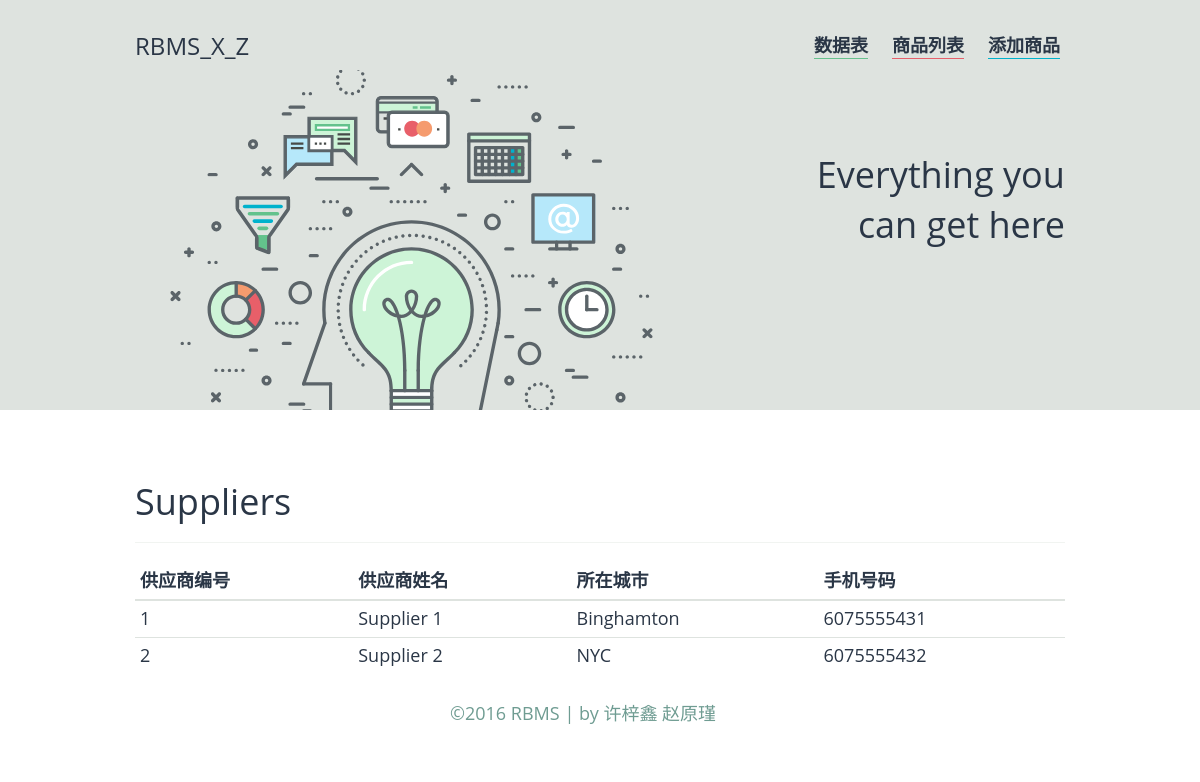
Page /demo/show_suppliers.php on the committed database.
### tables this page shows
CREATE TABLE `suppliers` (
  `sid` int(11) NOT NULL AUTO_INCREMENT,
  `sname` varchar(15) NOT NULL,
  `city` varchar(15) DEFAULT NULL,
  `telephone_no` char(10) DEFAULT NULL,
  PRIMARY KEY (`sid`),
  UNIQUE KEY `sname` (`sname`)
);

### demo/show_suppliers.php (the view, shortened to what this page needs)
<?php
	include 'head.php';
?>
<table class="table table-condensed">
   <div>
   <thead>
   <div class="page-header">
   <h2>Suppliers</h2>
   </div>
    </div>
      <tr>
         <th>供应商编号</th><th>供应商姓名</th><th>所在城市</th><th>手机号码</th>
      </tr>
   <?php
      require_once('conn.php');
      $query = "select sid,sname,city,telephone_no from suppliers";
      $res = mysql_query($query, $conn) or die(mysql_error());
      $row = mysql_num_rows($res);
      if($row)
      {
      for($i=0;$i<$row;$i++)
      {
      $dbrow=mysql_fetch_array($res);
      $sid=$dbrow['sid'];
      $sname=$dbrow['sname'];
      $city=$dbrow['city'];
      $telephone_no=$dbrow['telephone_no'];
      echo"<tr>
      <td>".$sid."</td>
      <td>".$sname."</td>
      <td>".$city."</td>
      <td>".$telephone_no."</td>
      </tr>";
}
}
?>
</table>
<?php include 'footer.php'; ?>

### demo/css/style.css (style rules this page uses)
body { font-family: 'Open Sans','Helvetica Neue',Arial,'Hiragino Sans GB','Microsoft YaHei','WenQuanYi Micro Hei',sans-serif; }

### rows in the picture
suppliers: sid "1", sname "Supplier 1", city "Binghamton", telephone_no "6075555431"
suppliers: sid "2", sname "Supplier 2", city "NYC", telephone_no "6075555432"
